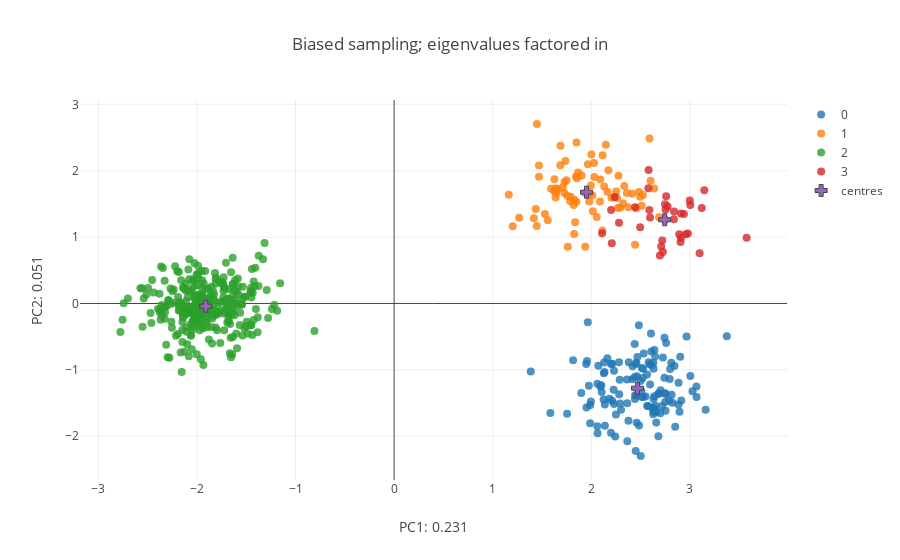

Notebook cell for this chart:
### Markdown cell above
Estimating population centroids in feature space and plot the PCA on biased-haplotype data set

### Code cell
## Calculate centroids
bias_centroids= [np.mean(bias_features[[y for y in range(bias_features.shape[0]) if labels_bias[y] == z],:],axis= 0) for z in range(N_pops)]
bias_centroids= np.array(bias_centroids)

## plot
fig_data= [go.Scatter(
        x = bias_features[[x for x in range(sum(Sizes_bias)) if labels_bias[x] == i],0],
        y = bias_features[[x for x in range(sum(Sizes_bias)) if labels_bias[x] == i],1],       
        type='scatter',
        mode= "markers",
        marker= {
        'line': {'width': 0},
        'size': 8,
        'symbol': 'circle',
      "opacity": .8
      },
      name= str(i)
    ) for i in range(N_pops)]


fig_data.append(
    go.Scatter(
        x= bias_centroids[:,0],
        y= bias_centroids[:,1],
        type= 'scatter',
        mode= 'markers',
        name= 'centres',
        marker= {
        'line': {'width': 1},
        'size': 10,
        'symbol': 'cross'
        }
    )
)

layout = go.Layout(
    title= 'Biased sampling; eigenvalues factored in',
    yaxis=dict(
        title='PC2: {}'.format(round(var_comps[1],3))),
    xaxis=dict(
    title= 'PC1: {}'.format(round(var_comps[0],3))),
)


fig = go.Figure(data=fig_data, layout=layout)
iplot(fig)

### Figure 1 — Plotly figure (JSON) as saved in the notebook; plotly's stock layout.template omitted (floating-point values rounded to 4 significant figures; data arrays with more than 128 entries replaced by an {"elided": "..."} marker saying what was removed)
{"data": [{"marker": {"line": {"width": 0}, "opacity": 0.8, "size": 8, "symbol": "circle"}, "mode": "markers", "name": "0", "type": "scatter", "x": {"elided": "130 float values"}, "y": {"elided": "130 float values"}}, {"marker": {"line": {"width": 0}, "opacity": 0.8, "size": 8, "symbol": "circle"}, "mode": "markers", "name": "1", "type": "scatter", "x": [1.758, 2.591, 2.323, 1.867, 2.001, 2.458, 1.846, 2.415, 1.688, 1.592, 1.903, 1.849, 2.088, 2.484, 1.71, 1.269, 2.524, 2.335, 1.762, 1.626, 1.638, 1.53, 1.939, 1.446, 2.269, 2.262, 1.417, 1.686, 2.092, 2.131, 1.85, 1.822, 1.977, 1.469, 2.375, 1.204, 2.444, 1.855, 2.252, 1.728, 2.512, 2.36, 2.205, 2.011, 1.826, 1.786, 2.688, 2.027, 1.659, 1.943, 1.638, 1.728, 2.113, 2.295, 2.277, 1.996, 1.646, 2.602, 1.79, 1.966, 2.164, 2.174, 1.749, 2.115, 1.827, 2.031, 2.638, 1.836, 2.148, 1.163, 1.625, 1.979, 1.559, 1.436, 2.054, 1.737, 1.469, 1.449, 2.496, 2.016], "y": [1.619, 2.487, 1.504, 1.975, 2.246, 1.435, 1.913, 1.653, 2.376, 1.728, 1.927, 1.534, 1.537, 1.679, 1.752, 1.29, 1.634, 1.771, 0.8547, 1.873, 1.598, 1.347, 0.8565, 1.167, 1.439, 1.589, 1.284, 2.081, 1.868, 1.763, 2.425, 1.482, 1.648, 2.077, 1.448, 1.165, 0.8854, 1.887, 1.688, 1.829, 1.473, 1.664, 1.592, 1.625, 1.564, 1.541, 1.299, 2.116, 1.724, 1.659, 1.731, 1.663, 1.101, 1.447, 1.925, 1.776, 1.663, 1.85, 1.607, 2.096, 1.684, 2.007, 1.857, 2.231, 1.046, 1.904, 1.731, 1.224, 2.392, 1.637, 1.689, 1.537, 1.254, 1.423, 1.304, 2.147, 1.909, 2.704, 1.609, 1.391]}, {"marker": {"line": {"width": 0}, "opacity": 0.8, "size": 8, "symbol": "circle"}, "mode": "markers", "name": "2", "type": "scatter", "x": {"elided": "300 float values"}, "y": {"elided": "300 float values"}}, {"marker": {"line": {"width": 0}, "opacity": 0.8, "size": 8, "symbol": "circle"}, "mode": "markers", "name": "3", "type": "scatter", "x": [2.839, 2.697, 2.72, 2.596, 2.747, 2.444, 2.201, 2.94, 3.576, 2.727, 3.1, 2.748, 2.496, 2.84, 2.892, 2.754, 2.911, 2.91, 2.709, 2.959, 3.147, 2.98, 2.581, 2.589, 2.775, 2.579, 2.76, 2.906, 2.237, 2.208, 3.121, 3.004, 3.0, 2.109, 2.281], "y": [1.269, 0.7239, 0.9493, 1.296, 1.26, 1.449, 1.409, 1.347, 0.9902, 0.7765, 0.7573, 1.495, 1.149, 1.386, 1.042, 1.416, 1.354, 0.9915, 0.8584, 1.041, 1.706, 1.056, 2.01, 1.407, 1.461, 1.736, 1.614, 0.9273, 1.604, 0.9074, 1.437, 1.482, 1.55, 1.057, 1.215]}, {"marker": {"line": {"width": 1}, "size": 10, "symbol": "cross"}, "mode": "markers", "name": "centres", "type": "scatter", "x": [2.468, 1.953, -1.911, 2.745], "y": [-1.277, 1.676, -0.04087, 1.261]}], "layout": {"title": "Biased sampling; eigenvalues factored in", "xaxis": {"title": "PC1: 0.231"}, "yaxis": {"title": "PC2: 0.051"}}}
